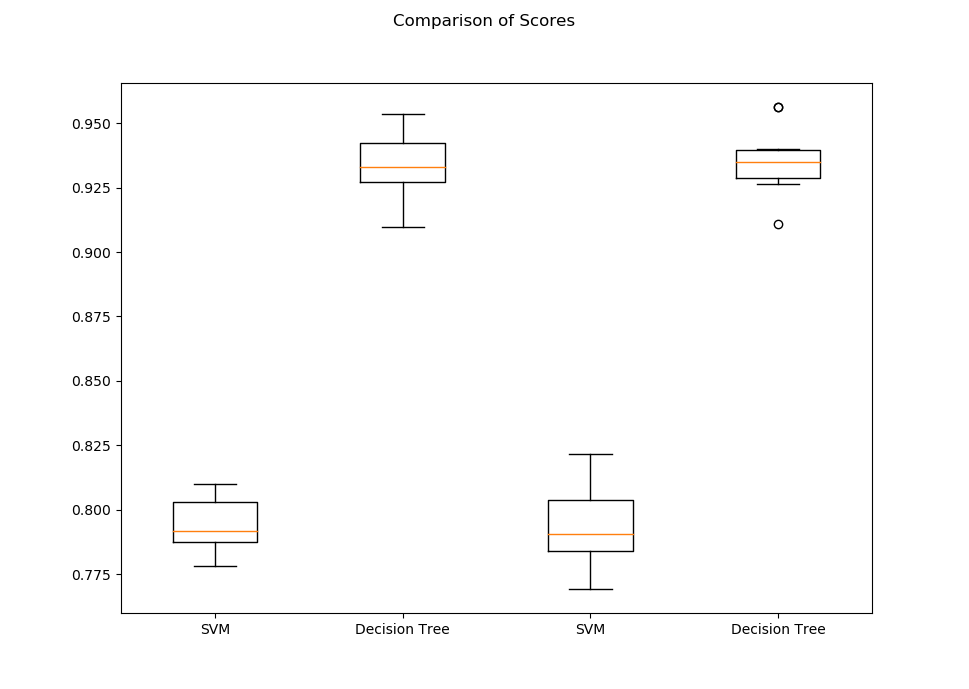

Python code for this plot:
# Import the needed libraries
from pandas import read_csv
from sklearn.feature_selection import SelectKBest, chi2
from sklearn.model_selection import StratifiedKFold, cross_val_score
from sklearn.tree import DecisionTreeClassifier
from sklearn import pipeline, tree
from sklearn.tree import export_text
import numpy as np
from matplotlib import pyplot as plt
from sklearn import svm

# Read the dataset from A1_Mangesh/ClaMP_Raw-5184.csv
cols = read_csv('A1_Mangesh/ClaMP_Raw-5184.csv', nrows=0).columns.tolist()
# Read all row in the csv file and save the data in var data
dataset = read_csv('A1_Mangesh/ClaMP_Raw-5184.csv', names=cols, skiprows=[0])
dataset = dataset.dropna(1)

# Train SVM using Dataset A1_Mangesh/ClaMP_Raw-5184.csv
# Split the data into train and test data
X=dataset.drop(['CreationYear', 'NumberOfSections', 'class'], axis=1)
y=dataset['class']

# List to store names of the methods used for feature selection
titles = []
# List to store the selected features
cases = []

# Split the data into 10 folds
skf = StratifiedKFold(n_splits=10, shuffle=True)
# Creates a pipeline with feature selection and model
pipe = pipeline.make_pipeline([('select', SelectKBest()), ('model', svm.SVC())])

# List to store the accuracy of the models
accuracy = []

# List to store the names of the models
names = []

# Create a pipeline for SVM
svm = pipeline.Pipeline([('feature_selection', SelectKBest(chi2, k=10)), ('classification', svm.SVC())])
# Create a pipeline for Decision Tree
dt = pipeline.Pipeline([('feature_selection', SelectKBest(chi2, k=10)), ('classification', DecisionTreeClassifier())])
# Create a list of models
models = []
models.append(('SVM', svm))
models.append(('Decision Tree', dt))

# Loop through the models
for name, model in models:
    kfold = StratifiedKFold(n_splits=10, shuffle=True)
    cv_results = cross_val_score(model, X, y, cv=kfold, scoring='f1')
    accuracy.append(cv_results)
    names.append(name)
    msg = "%s: %f (%f)" % (name, cv_results.mean(), cv_results.std())
    print(msg)

# Train Decision Tree using Dataset A1_Mangesh/ClaMP_Raw-5184.csv
# Evaluate each model in turn
for name, model in models:
    kfold = StratifiedKFold(n_splits=10, shuffle=True)
    cv_results = cross_val_score(model, X, y, cv=kfold, scoring='f1')
    accuracy.append(cv_results)
    names.append(name)
    msg = "%s: %f (%f)" % (name, cv_results.mean(), cv_results.std())
    print(msg)
    print("Mean:" + str(cv_results.mean()))
    print("Standard Deviation:" + str(cv_results.std()))

# Create a boxplot to compare the accuracy of the models used for classification of the dataset (data.csv)
fig = plt.figure()
fig.suptitle('Comparison of Scores')
ax = fig.add_subplot(111)
plt.boxplot(accuracy)
ax.set_xticklabels(names)
plt.show()

# Save the plot
fig.savefig('A1_Mangesh/Mod_Train.png')
